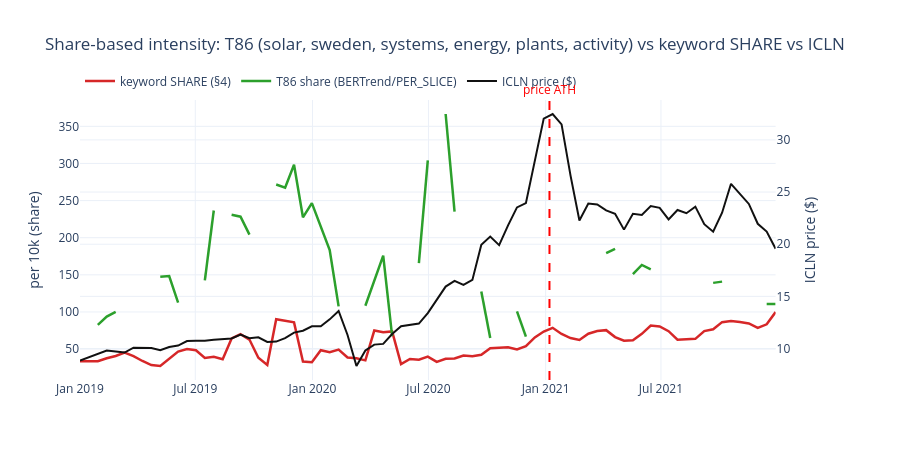

Write notebook code for a chart like this one.
### Markdown cell above
## 3. Share-based BERTrend intensity for T86 (from `0.6` artifacts)

No re-train: `theme_share = new_docs_T86 / PER_SLICE` vs keyword `share_smooth` and ICLN price.

### Code cell
import pickle

kw = pd.read_parquet(OUTPUT_DIR / "clean_energy_news_intensity.parquet")
ll = pd.read_parquet(OUTPUT_DIR / "clean_energy_lead_lag.parquet")
tsz = pickle.load(open(OUTPUT_DIR / "bertrend_clean_energy_models" / "topic_sizes.pkl", "rb"))
scores = pd.read_parquet(OUTPUT_DIR / "bertrend_theme_scores.parquet")
solar_label = scores.loc[scores.theme_id == SOLAR_THEME_ID, "rep"].iloc[0][:60]

rows = []
d = tsz[SOLAR_THEME_ID]
stamps = pd.to_datetime(list(d.get("Timestamps", [])))
pops = list(d.get("Popularity", []))
dcs = list(d.get("Docs_Count", []))
cum = 0.0
for ts, dc in zip(stamps, dcs):
    nd = max(0.0, float(dc) - cum); cum = float(dc)
    rows.append({"timestamp": pd.Timestamp(ts).normalize(), "new_docs": nd})
solar_ts = pd.DataFrame(rows).groupby("timestamp").sum().sort_index()
solar_ts["theme_share_per10k"] = 10_000 * solar_ts["new_docs"] / PER_SLICE_06
solar_ts["theme_share_smooth"] = solar_ts["theme_share_per10k"].rolling(3, min_periods=1).mean()

m = kw[["share_smooth"]].join(ll[["PX_LAST"]], how="outer")
m = m.join(solar_ts[["theme_share_smooth"]], how="left").loc[DATE_START:DATE_END]
m.to_parquet(OUTPUT_DIR / "exp08_solar_share_intensity.parquet")

fig = make_subplots(specs=[[{"secondary_y": True}]])
fig.add_scatter(x=m.index, y=m["share_smooth"], name="keyword SHARE (§4)",
                line=dict(color="#d62728", width=2.5))
fig.add_scatter(x=m.index, y=m["theme_share_smooth"], name=f"T{SOLAR_THEME_ID} share (BERTrend/PER_SLICE)",
                line=dict(color="#2ca02c", width=2.5))
fig.add_scatter(x=m.index, y=m["PX_LAST"], name="ICLN price ($)",
                line=dict(color="#111", width=2), secondary_y=True)
fig.add_vline(x=ATH, line=dict(color="red", dash="dash"))
fig.add_annotation(x=ATH, yref="paper", y=1.0, yanchor="bottom", showarrow=False,
                   text="price ATH", font=dict(color="red"))
fig.update_layout(title=f"Share-based intensity: T{SOLAR_THEME_ID} ({solar_label}) vs keyword SHARE vs ICLN",
                  template="plotly_white", height=460, legend=dict(orientation="h", y=1.12))
fig.update_yaxes(title_text="per 10k (share)", secondary_y=False)
fig.update_yaxes(title_text="ICLN price ($)", secondary_y=True)
fig.write_html(OUTPUT_DIR / "exp08_solar_share_intensity.html")
fig.show()

def _near(s, dte):
    return float(s.dropna().reindex([dte], method="nearest").iloc[0])

pre_kw = m.loc[:ATH, "share_smooth"].median()
pre_th = m.loc[:ATH, "theme_share_smooth"].median()
peak_kw = _near(m["share_smooth"], ATH)
peak_th = _near(m["theme_share_smooth"], ATH)
print(f"T{SOLAR_THEME_ID}: {solar_label}")
print(f"At ATH (nearest slice) — keyword share_smooth: {peak_kw:.1f}/10k  |  theme share_smooth: {peak_th:.1f}/10k")
print(f"Pre-ATH median keyword share: {pre_kw:.1f}/10k  →  ramp ratio keyword: {peak_kw/pre_kw:.1f}x")
if pre_th > 0:
    print(f"Pre-ATH median theme share: {pre_th:.1f}/10k  →  ramp ratio theme: {peak_th/pre_th:.1f}x")
